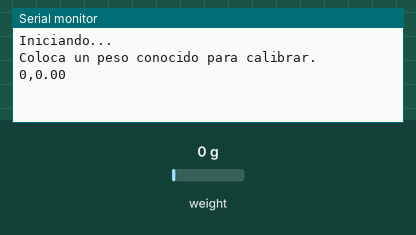
Simulated run of this sketch. Board: Arduino Uno, built with avr-gcc and run on an emulated ATmega328P. Parts: the last lines printed to the serial monitor. Inputs (shaded band) come from the test bench; at power-on: weight on the scale 0 g.

Above: at 4.2 s.
4.3 s: weight on the scale set to 100 g
At 4.3 s:
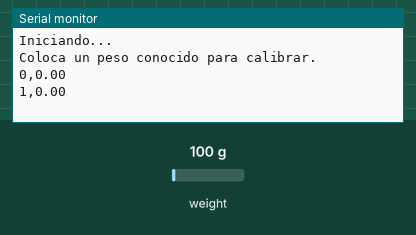
5.8 s: weight on the scale set to 1250 g
At 7.2 s:
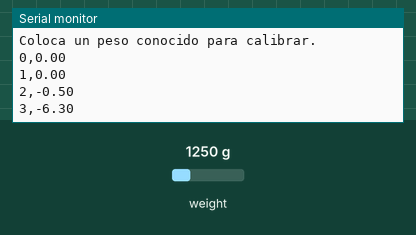
Timing chart, 0 to 8.8 s (numbered marks = the images above; inputs shaded):
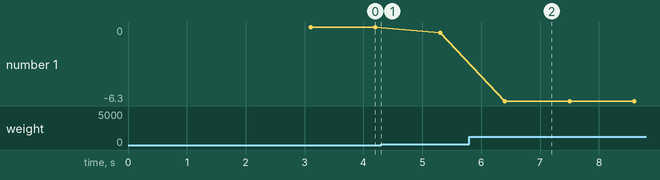

The sketch:

MEDICION_FRECUENCIA_COMPRESIONES.ino
```cpp
#include "HX711.h"

// Pines del módulo HX711
#define DT_PIN 3  // Pin DT del HX711 al pin digital 3 del Arduino
#define SCK_PIN 2 // Pin SCK del HX711 al pin digital 2 del Arduino

HX711 scale;

// Factor de calibración inicial (ajústalo según tus pruebas)
float calibration_factor = 0.00001200;

unsigned long start_time = 0; // Tiempo inicial

void setup() {
  Serial.begin(9600);
  Serial.println("Iniciando...");
  scale.begin(DT_PIN, SCK_PIN);
  scale.tare(); // Ajusta el peso a cero sin carga
  Serial.println("Coloca un peso conocido para calibrar.");
  delay(2000); // Espera para colocar el peso
  start_time = millis(); // Tiempo inicial
}

void loop() {
  if (scale.is_ready()) {
    // Lectura de peso
    long raw_reading = scale.get_units(1); // Promedio de 1 lectura
    float weight = -1 * raw_reading * calibration_factor; // Calcular peso
    unsigned long current_time = (millis() - start_time) / 1000; // Tiempo en segundos

    // Enviar datos al puerto serial
    Serial.print(current_time);
    Serial.print(",");
    Serial.println(weight);
  } else {
    Serial.println("HX711 no está listo");
  }

  delay(1000); // Actualiza cada segundo
}
```

Measured:
- after the input at 5.8 s, the serial monitor: prints a new line after 0.60 s (image 2)
- plotted number 1: 0 → -0.5 after the input at 4.3 s, -0.5 → -6.3 after the input at 5.8 s
